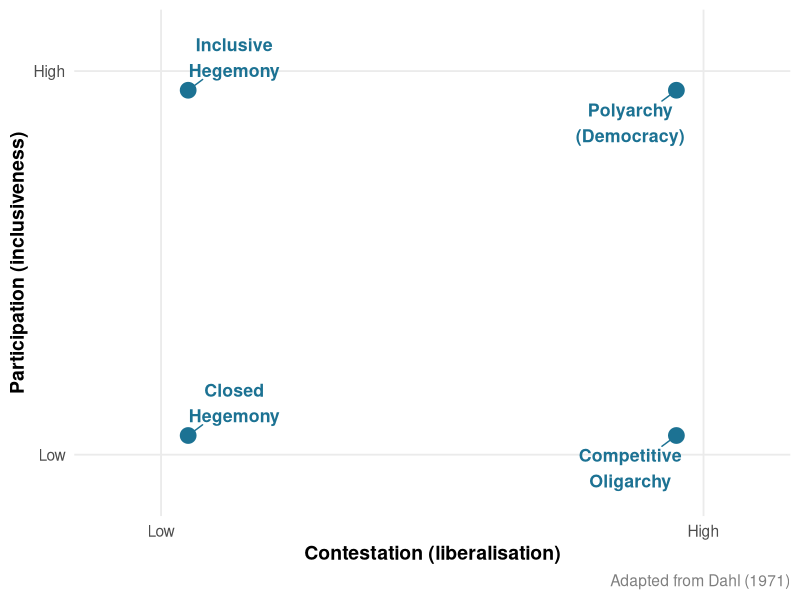
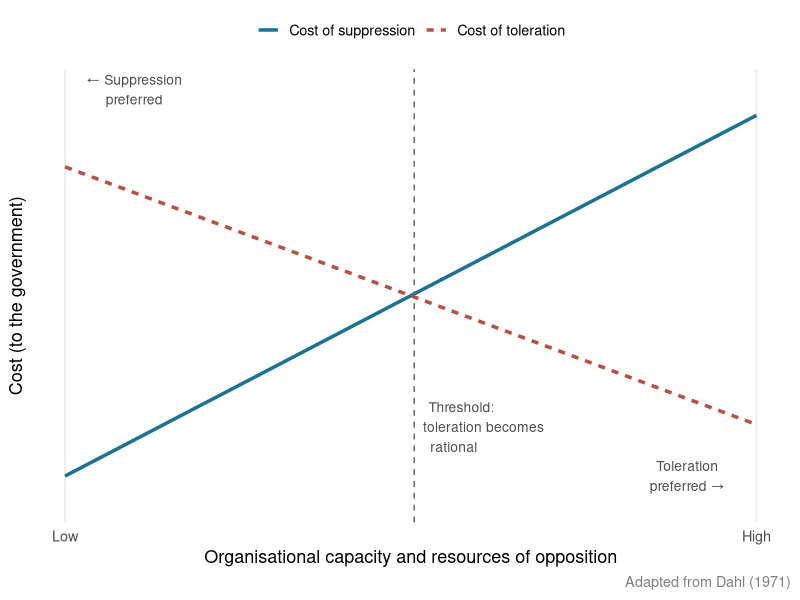

The R source for these figures, in order:
## ---- chunk 1
#| fig-align: center
#| fig-width: 7
#| fig-height: 5

library(tidyverse)
library(ggrepel)

ideal_types <- tibble(
  label = c("Closed\nHegemony", "Competitive\nOligarchy", "Inclusive\nHegemony", "Polyarchy\n(Democracy)"),
  contestation = c(0.05, 0.95, 0.05, 0.95),
  participation = c(0.05, 0.05, 0.95, 0.95)
)

ggplot(ideal_types, aes(x = contestation, y = participation, label = label)) +
  geom_point(size = 5, colour = "#1C7293") +
  geom_text_repel(size = 4.5, fontface = "bold", colour = "#1C7293", box.padding = 0.6) +
  scale_x_continuous(limits = c(-0.1, 1.1), breaks = c(0, 1), labels = c("Low", "High")) +
  scale_y_continuous(limits = c(-0.1, 1.1), breaks = c(0, 1), labels = c("Low", "High")) +
  labs(x = "Contestation (liberalisation)",
       y = "Participation (inclusiveness)",
       caption = "Adapted from Dahl (1971)") +
  theme_minimal(base_size = 14) +
  theme(panel.grid.minor = element_blank(),
        axis.title = element_text(face = "bold"),
        plot.caption = element_text(colour = "grey50"))
## ---- chunk 2
#| fig-align: center
#| fig-width: 8
#| fig-height: 5

library(tidyverse)

df <- tibble(
  x = seq(0, 10, length.out = 100),
  cost_suppression = 2 + 0.7 * x,
  cost_toleration  = 8 - 0.5 * x
)

df_long <- df |>
  pivot_longer(cols = c(cost_suppression, cost_toleration),
               names_to = "line", values_to = "cost") |>
  mutate(line = recode(line,
    cost_suppression = "Cost of suppression",
    cost_toleration  = "Cost of toleration"
  ))

crossing <- df |>
  mutate(diff = abs(cost_suppression - cost_toleration)) |>
  slice_min(diff, n = 1)

ggplot(df_long, aes(x = x, y = cost, colour = line, linetype = line)) +
  geom_line(linewidth = 1.2) +
  geom_vline(xintercept = crossing$x, linetype = "dashed", colour = "grey40") +
  annotate("text", x = crossing$x + 0.3, y = 1.5,
           label = "Threshold:\ntoleration becomes\nrational", hjust = 0.1,
           vjust = -1, size = 3.5, colour = "grey30") +
  annotate("text", x = 1, y = 9.5,
           label = "← Suppression\npreferred", size = 3.5, colour = "grey30") +
  annotate("text", x = 9, y = 2,
           label = "Toleration\npreferred →", size = 3.5, colour = "grey30") +
  scale_colour_manual(values = c("#1C7293", "#B85042")) +
  scale_x_continuous(breaks = c(0, 10), labels = c("Low", "High")) +
  scale_y_continuous(breaks = NULL) +
  labs(
    x = "Organisational capacity and resources of opposition",
    y = "Cost (to the government)",
    colour = NULL, linetype = NULL,
    caption = "Adapted from Dahl (1971)"
  ) +
  theme_minimal(base_size = 13) +
  theme(
    legend.position = "top",
    panel.grid.minor = element_blank(),
    plot.caption = element_text(colour = "grey50")
  )
